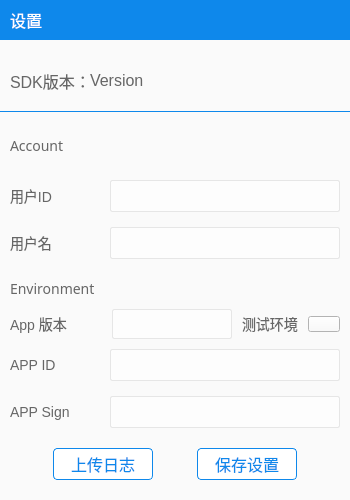
<?xml version="1.0" encoding="UTF-8"?>
<ui version="4.0">
 <class>ZegoSettingsDialog</class>
 <widget class="QDialog" name="ZegoSettingsDialog">
  <property name="geometry">
   <rect>
    <x>0</x>
    <y>0</y>
    <width>350</width>
    <height>500</height>
   </rect>
  </property>
  <property name="minimumSize">
   <size>
    <width>350</width>
    <height>500</height>
   </size>
  </property>
  <property name="maximumSize">
   <size>
    <width>350</width>
    <height>500</height>
   </size>
  </property>
  <property name="windowTitle">
   <string>ZegoAudioLive</string>
  </property>
  <property name="styleSheet">
   <string notr="true">background-color: #fafafa;</string>
  </property>
  <layout class="QVBoxLayout" name="verticalLayout_11">
   <property name="spacing">
    <number>0</number>
   </property>
   <property name="leftMargin">
    <number>0</number>
   </property>
   <property name="topMargin">
    <number>0</number>
   </property>
   <property name="rightMargin">
    <number>0</number>
   </property>
   <property name="bottomMargin">
    <number>0</number>
   </property>
   <item>
    <layout class="QVBoxLayout" name="verticalLayout_9">
     <property name="spacing">
      <number>0</number>
     </property>
     <property name="bottomMargin">
      <number>0</number>
     </property>
     <item>
      <widget class="QWidget" name="m_zoneTitle" native="true">
       <property name="sizePolicy">
        <sizepolicy hsizetype="Preferred" vsizetype="Fixed">
         <horstretch>0</horstretch>
         <verstretch>0</verstretch>
        </sizepolicy>
       </property>
       <property name="minimumSize">
        <size>
         <width>0</width>
         <height>40</height>
        </size>
       </property>
       <property name="maximumSize">
        <size>
         <width>16777215</width>
         <height>40</height>
        </size>
       </property>
       <property name="styleSheet">
        <string notr="true">background-color: #0e88eb;</string>
       </property>
       <layout class="QHBoxLayout" name="horizontalLayout_15">
        <property name="spacing">
         <number>0</number>
        </property>
        <property name="leftMargin">
         <number>0</number>
        </property>
        <property name="topMargin">
         <number>0</number>
        </property>
        <property name="rightMargin">
         <number>0</number>
        </property>
        <property name="bottomMargin">
         <number>0</number>
        </property>
        <item>
         <layout class="QHBoxLayout" name="horizontalLayout_14">
          <property name="spacing">
           <number>0</number>
          </property>
          <item>
           <spacer name="horizontalSpacer_4">
            <property name="orientation">
             <enum>Qt::Horizontal</enum>
            </property>
            <property name="sizeType">
             <enum>QSizePolicy::Fixed</enum>
            </property>
            <property name="sizeHint" stdset="0">
             <size>
              <width>10</width>
              <height>20</height>
             </size>
            </property>
           </spacer>
          </item>
          <item>
           <widget class="QLabel" name="m_lbTitle">
            <property name="styleSheet">
             <string notr="true">font-family: 微软雅黑;
	 font-size: 16px;
     color: #ffffff;</string>
            </property>
            <property name="text">
             <string>设置</string>
            </property>
           </widget>
          </item>
          <item>
           <spacer name="horizontalSpacer_5">
            <property name="orientation">
             <enum>Qt::Horizontal</enum>
            </property>
            <property name="sizeHint" stdset="0">
             <size>
              <width>40</width>
              <height>20</height>
             </size>
            </property>
           </spacer>
          </item>
          <item>
           <widget class="ZegoImageButton" name="m_bMin">
            <property name="sizePolicy">
             <sizepolicy hsizetype="Fixed" vsizetype="Fixed">
              <horstretch>0</horstretch>
              <verstretch>0</verstretch>
             </sizepolicy>
            </property>
            <property name="minimumSize">
             <size>
              <width>40</width>
              <height>40</height>
             </size>
            </property>
            <property name="maximumSize">
             <size>
              <width>40</width>
              <height>40</height>
             </size>
            </property>
            <property name="styleSheet">
             <string notr="true">QPushButton:!hover{
    border: 1px solid #0e88eb;
    background-color: #0e88eb;
}

QPushButton:hover{
    border: 1px solid #0d80de;
    background-color: #0d80de;
}

QPushButton:hover:pressed{
    border: 1px solid #0d79d1;
    background-color: #0d79d1;
}</string>
            </property>
            <property name="text">
             <string/>
            </property>
            <property name="icon">
             <iconset>
              <normaloff>:/Resources/images/min.png</normaloff>:/Resources/images/min.png</iconset>
            </property>
           </widget>
          </item>
          <item>
           <widget class="ZegoImageButton" name="m_bClose">
            <property name="sizePolicy">
             <sizepolicy hsizetype="Fixed" vsizetype="Fixed">
              <horstretch>0</horstretch>
              <verstretch>0</verstretch>
             </sizepolicy>
            </property>
            <property name="minimumSize">
             <size>
              <width>50</width>
              <height>40</height>
             </size>
            </property>
            <property name="maximumSize">
             <size>
              <width>50</width>
              <height>40</height>
             </size>
            </property>
            <property name="styleSheet">
             <string notr="true">QPushButton:!hover{
    border: 1px solid #0e88eb;
    background-color: #0e88eb;
}

QPushButton:hover{
    border: 1px solid #0d80de;
    background-color: #0d80de;
}

QPushButton:hover:pressed{
    border: 1px solid #0d79d1;
    background-color: #0d79d1;
}</string>
            </property>
            <property name="text">
             <string/>
            </property>
            <property name="icon">
             <iconset>
              <normaloff>:/Resources/images/close.png</normaloff>:/Resources/images/close.png</iconset>
            </property>
           </widget>
          </item>
         </layout>
        </item>
       </layout>
      </widget>
     </item>
     <item>
      <spacer name="verticalSpacer_11">
       <property name="orientation">
        <enum>Qt::Vertical</enum>
       </property>
       <property name="sizeType">
        <enum>QSizePolicy::Preferred</enum>
       </property>
       <property name="sizeHint" stdset="0">
        <size>
         <width>20</width>
         <height>10</height>
        </size>
       </property>
      </spacer>
     </item>
     <item>
      <layout class="QVBoxLayout" name="verticalLayout_7" stretch="1,0,6">
       <property name="spacing">
        <number>0</number>
       </property>
       <item>
        <widget class="QWidget" name="m_zoneSdkVersion" native="true">
         <layout class="QHBoxLayout" name="horizontalLayout_7">
          <property name="spacing">
           <number>0</number>
          </property>
          <property name="leftMargin">
           <number>0</number>
          </property>
          <property name="topMargin">
           <number>0</number>
          </property>
          <property name="rightMargin">
           <number>0</number>
          </property>
          <property name="bottomMargin">
           <number>0</number>
          </property>
          <item>
           <spacer name="horizontalSpacer_6">
            <property name="orientation">
             <enum>Qt::Horizontal</enum>
            </property>
            <property name="sizeType">
             <enum>QSizePolicy::Fixed</enum>
            </property>
            <property name="sizeHint" stdset="0">
             <size>
              <width>10</width>
              <height>20</height>
             </size>
            </property>
           </spacer>
          </item>
          <item>
           <layout class="QHBoxLayout" name="horizontalLayout_5">
            <property name="spacing">
             <number>0</number>
            </property>
            <property name="rightMargin">
             <number>0</number>
            </property>
            <item>
             <widget class="QLabel" name="m_lbSdkTitle">
              <property name="minimumSize">
               <size>
                <width>80</width>
                <height>0</height>
               </size>
              </property>
              <property name="maximumSize">
               <size>
                <width>80</width>
                <height>16777215</height>
               </size>
              </property>
              <property name="styleSheet">
               <string notr="true">font-family: 微软雅黑;
font-size: 16px;
color: #666666;</string>
              </property>
              <property name="text">
               <string>SDK版本：</string>
              </property>
             </widget>
            </item>
            <item>
             <widget class="QLabel" name="m_lbSdkVersion">
              <property name="styleSheet">
               <string notr="true">font-family: 微软雅黑;
font-size: 16px;
color: #666666;</string>
              </property>
              <property name="text">
               <string>Version</string>
              </property>
              <property name="wordWrap">
               <bool>true</bool>
              </property>
             </widget>
            </item>
           </layout>
          </item>
         </layout>
        </widget>
       </item>
       <item>
        <widget class="Line" name="m_hLine">
         <property name="minimumSize">
          <size>
           <width>0</width>
           <height>1</height>
          </size>
         </property>
         <property name="maximumSize">
          <size>
           <width>16777215</width>
           <height>1</height>
          </size>
         </property>
         <property name="styleSheet">
          <string notr="true">border: none;
background-color: #0e88eb;</string>
         </property>
         <property name="orientation">
          <enum>Qt::Horizontal</enum>
         </property>
        </widget>
       </item>
       <item>
        <layout class="QHBoxLayout" name="horizontalLayout_13" stretch="0,0,0">
         <property name="spacing">
          <number>0</number>
         </property>
         <property name="leftMargin">
          <number>0</number>
         </property>
         <property name="rightMargin">
          <number>0</number>
         </property>
         <item>
          <spacer name="horizontalSpacer_7">
           <property name="orientation">
            <enum>Qt::Horizontal</enum>
           </property>
           <property name="sizeType">
            <enum>QSizePolicy::Fixed</enum>
           </property>
           <property name="sizeHint" stdset="0">
            <size>
             <width>10</width>
             <height>20</height>
            </size>
           </property>
          </spacer>
         </item>
         <item>
          <widget class="QWidget" name="m_zoneUserConfig" native="true">
           <layout class="QVBoxLayout" name="verticalLayout_3">
            <property name="spacing">
             <number>0</number>
            </property>
            <property name="leftMargin">
             <number>0</number>
            </property>
            <property name="topMargin">
             <number>0</number>
            </property>
            <property name="rightMargin">
             <number>0</number>
            </property>
            <property name="bottomMargin">
             <number>0</number>
            </property>
            <item>
             <layout class="QVBoxLayout" name="verticalLayout_10">
              <property name="spacing">
               <number>0</number>
              </property>
              <item>
               <spacer name="verticalSpacer_7">
                <property name="orientation">
                 <enum>Qt::Vertical</enum>
                </property>
                <property name="sizeType">
                 <enum>QSizePolicy::Fixed</enum>
                </property>
                <property name="sizeHint" stdset="0">
                 <size>
                  <width>20</width>
                  <height>10</height>
                 </size>
                </property>
               </spacer>
              </item>
              <item>
               <widget class="QLabel" name="m_lbAccount">
                <property name="font">
                 <font>
                  <family>微软雅黑</family>
                  <pointsize>-1</pointsize>
                 </font>
                </property>
                <property name="styleSheet">
                 <string notr="true"> QLabel{
     font-family: 微软雅黑;
     font-size: 14px;
	 color: #666666;
 }</string>
                </property>
                <property name="text">
                 <string>Account</string>
                </property>
               </widget>
              </item>
              <item>
               <spacer name="verticalSpacer_10">
                <property name="orientation">
                 <enum>Qt::Vertical</enum>
                </property>
                <property name="sizeType">
                 <enum>QSizePolicy::Fixed</enum>
                </property>
                <property name="sizeHint" stdset="0">
                 <size>
                  <width>20</width>
                  <height>10</height>
                 </size>
                </property>
               </spacer>
              </item>
              <item>
               <layout class="QVBoxLayout" name="verticalLayout_8">
                <property name="spacing">
                 <number>15</number>
                </property>
                <item>
                 <layout class="QHBoxLayout" name="horizontalLayout_16">
                  <property name="spacing">
                   <number>0</number>
                  </property>
                  <item>
                   <widget class="QLabel" name="m_lbUserId">
                    <property name="styleSheet">
                     <string notr="true"> QLabel{
     font-family: 微软雅黑;
     font-size: 14px;
	 color: #666666;
 }</string>
                    </property>
                    <property name="text">
                     <string>用户ID</string>
                    </property>
                   </widget>
                  </item>
                  <item>
                   <spacer name="horizontalSpacer_17">
                    <property name="orientation">
                     <enum>Qt::Horizontal</enum>
                    </property>
                    <property name="sizeHint" stdset="0">
                     <size>
                      <width>40</width>
                      <height>20</height>
                     </size>
                    </property>
                   </spacer>
                  </item>
                  <item>
                   <widget class="QLineEdit" name="m_strEdUserId">
                    <property name="minimumSize">
                     <size>
                      <width>230</width>
                      <height>32</height>
                     </size>
                    </property>
                    <property name="maximumSize">
                     <size>
                      <width>230</width>
                      <height>32</height>
                     </size>
                    </property>
                    <property name="focusPolicy">
                     <enum>Qt::ClickFocus</enum>
                    </property>
                    <property name="styleSheet">
                     <string notr="true">QLineEdit{
     padding-left: 10px;
 }

 QLineEdit:!hover{
     border: 1px solid #e6e6e6;
     border-radius: 2px;
     font-family: 微软雅黑;
     font-size: 16px;
	 background-color: #fdfdfd;
	 color: #666666;
 }

 QLineEdit:hover:!focus{
     border: 1px solid #0e88eb;
     border-radius: 2px;
     font-family: 微软雅黑;
     font-size: 16px;
	 background-color: #fdfdfd;
	 color: #666666;
 }

 QLineEdit:focus{
     border: 1px solid #0e88eb;
     border-radius: 2px;
     font-family: 微软雅黑;
     font-size: 16px;
	 background-color: #ffffff;
 }</string>
                    </property>
                   </widget>
                  </item>
                 </layout>
                </item>
                <item>
                 <layout class="QHBoxLayout" name="horizontalLayout_17">
                  <property name="spacing">
                   <number>0</number>
                  </property>
                  <item>
                   <widget class="QLabel" name="m_lbUserName">
                    <property name="styleSheet">
                     <string notr="true"> QLabel{
     font-family: 微软雅黑;
     font-size: 14px;
	 color: #666666;
 }</string>
                    </property>
                    <property name="text">
                     <string>用户名</string>
                    </property>
                   </widget>
                  </item>
                  <item>
                   <spacer name="horizontalSpacer_18">
                    <property name="orientation">
                     <enum>Qt::Horizontal</enum>
                    </property>
                    <property name="sizeHint" stdset="0">
                     <size>
                      <width>40</width>
                      <height>20</height>
                     </size>
                    </property>
                   </spacer>
                  </item>
                  <item>
                   <widget class="QLineEdit" name="m_strEdUserName">
                    <property name="minimumSize">
                     <size>
                      <width>230</width>
                      <height>32</height>
                     </size>
                    </property>
                    <property name="maximumSize">
                     <size>
                      <width>230</width>
                      <height>32</height>
                     </size>
                    </property>
                    <property name="focusPolicy">
                     <enum>Qt::StrongFocus</enum>
                    </property>
                    <property name="styleSheet">
                     <string notr="true">QLineEdit{
     padding-left: 10px;
 }

 QLineEdit:!hover{
     border: 1px solid #e6e6e6;
     border-radius: 2px;
     font-family: 微软雅黑;
     font-size: 16px;
	 background-color: #fdfdfd;
	 color: #666666;
 }

 QLineEdit:hover:!focus{
     border: 1px solid #0e88eb;
     border-radius: 2px;
     font-family: 微软雅黑;
     font-size: 16px;
	 background-color: #fdfdfd;
	 color: #666666;
 }

 QLineEdit:focus{
     border: 1px solid #0e88eb;
     border-radius: 2px;
     font-family: 微软雅黑;
     font-size: 16px;
	 background-color: #ffffff;
 }</string>
                    </property>
                   </widget>
                  </item>
                 </layout>
                </item>
               </layout>
              </item>
             </layout>
            </item>
            <item>
             <layout class="QVBoxLayout" name="verticalLayout_2">
              <property name="spacing">
               <number>0</number>
              </property>
              <item>
               <spacer name="verticalSpacer">
                <property name="orientation">
                 <enum>Qt::Vertical</enum>
                </property>
                <property name="sizeType">
                 <enum>QSizePolicy::Fixed</enum>
                </property>
                <property name="sizeHint" stdset="0">
                 <size>
                  <width>20</width>
                  <height>20</height>
                 </size>
                </property>
               </spacer>
              </item>
              <item>
               <widget class="QLabel" name="label_4">
                <property name="font">
                 <font>
                  <family>微软雅黑</family>
                  <pointsize>-1</pointsize>
                 </font>
                </property>
                <property name="styleSheet">
                 <string notr="true">font-family: 微软雅黑;
     font-size: 14px;
	 color: #666666;</string>
                </property>
                <property name="text">
                 <string>Environment</string>
                </property>
               </widget>
              </item>
              <item>
               <spacer name="verticalSpacer_9">
                <property name="orientation">
                 <enum>Qt::Vertical</enum>
                </property>
                <property name="sizeType">
                 <enum>QSizePolicy::Fixed</enum>
                </property>
                <property name="sizeHint" stdset="0">
                 <size>
                  <width>20</width>
                  <height>10</height>
                 </size>
                </property>
               </spacer>
              </item>
              <item>
               <layout class="QHBoxLayout" name="horizontalLayout_3">
                <property name="spacing">
                 <number>0</number>
                </property>
                <property name="rightMargin">
                 <number>0</number>
                </property>
                <item>
                 <layout class="QHBoxLayout" name="horizontalLayout">
                  <property name="spacing">
                   <number>0</number>
                  </property>
                  <item>
                   <widget class="QLabel" name="label_7">
                    <property name="styleSheet">
                     <string notr="true">font-family: 微软雅黑;
     font-size: 14px;
	 color: #666666;</string>
                    </property>
                    <property name="text">
                     <string>App 版本</string>
                    </property>
                   </widget>
                  </item>
                  <item>
                   <spacer name="horizontalSpacer_22">
                    <property name="orientation">
                     <enum>Qt::Horizontal</enum>
                    </property>
                    <property name="sizeHint" stdset="0">
                     <size>
                      <width>40</width>
                      <height>20</height>
                     </size>
                    </property>
                   </spacer>
                  </item>
                  <item>
                   <widget class="QComboBox" name="m_cbAppVersion">
                    <property name="minimumSize">
                     <size>
                      <width>120</width>
                      <height>30</height>
                     </size>
                    </property>
                    <property name="maximumSize">
                     <size>
                      <width>120</width>
                      <height>30</height>
                     </size>
                    </property>
                    <property name="styleSheet">
                     <string notr="true"> QComboBox{
     padding-left: 10px;
 }

 QComboBox:!enabled{
    border: 1px solid #e6e6e6;
    border-radius: 2px;
    font-family: 微软雅黑;
    font-size: 16px;
	background-color: #fdfdfd;
	color: #cccccc;
 }

 QComboBox:enabled:!hover{
    border: 1px solid #e6e6e6;
    border-radius: 2px;
    font-family: 微软雅黑;
    font-size: 16px;
	background-color: #fdfdfd;
	color: #666666;
}
QComboBox:enabled:hover{
     border: 1px solid #0e88eb;
     border-radius: 2px;
     font-family: 微软雅黑;
     font-size: 16px;
	 background-color: #fdfdfd;
	 color: #666666;
}

QComboBox::drop-down{
    subcontrol-origin: padding;
    subcontrol-position: top right;
    width: 20px;
 
    border-left-width: 1px;

    border-top-right-radius: 2px; /* same radius as the QComboBox */
    border-bottom-right-radius: 2px;

 }

 QComboBox::down-arrow{

     border-image: url(:/Resources/images/down_arrow.png);
 }

 
  QComboBox QAbstractItemView{
     font-family: 微软雅黑;
     font-size: 14px;
     border: 1px solid #0e88eb;
	 background-color: #ffffff;
	 border-radius: 2px;
	 
  }

 QComboBox QAbstractItemView::item{
     
     height: 32px;
	 font-family: 微软雅黑;
     font-size: 14px;
	 color: #666666;
	 background-color: #ffffff;
	 padding-left: 10px;
	 padding-right: 10px;
 }

 QComboBox QAbstractItemView::item:hover{
     
     height: 32px;
	 font-family: 微软雅黑;
     font-size: 14px;
	 color: #ffffff;
	 background-color: #0e88eb;
	 padding-left: 10px;
	 padding-right: 10px;
 }</string>
                    </property>
                   </widget>
                  </item>
                 </layout>
                </item>
                <item>
                 <spacer name="horizontalSpacer_3">
                  <property name="orientation">
                   <enum>Qt::Horizontal</enum>
                  </property>
                  <property name="sizeType">
                   <enum>QSizePolicy::Fixed</enum>
                  </property>
                  <property name="sizeHint" stdset="0">
                   <size>
                    <width>10</width>
                    <height>10</height>
                   </size>
                  </property>
                 </spacer>
                </item>
                <item>
                 <layout class="QHBoxLayout" name="horizontalLayout_2">
                  <property name="spacing">
                   <number>0</number>
                  </property>
                  <item>
                   <widget class="QLabel" name="label_8">
                    <property name="styleSheet">
                     <string notr="true">font-family: 微软雅黑;
     font-size: 14px;
	 color: #666666;</string>
                    </property>
                    <property name="text">
                     <string>测试环境</string>
                    </property>
                   </widget>
                  </item>
                  <item>
                   <spacer name="horizontalSpacer_12">
                    <property name="orientation">
                     <enum>Qt::Horizontal</enum>
                    </property>
                    <property name="sizeType">
                     <enum>QSizePolicy::Fixed</enum>
                    </property>
                    <property name="sizeHint" stdset="0">
                     <size>
                      <width>10</width>
                      <height>20</height>
                     </size>
                    </property>
                   </spacer>
                  </item>
                  <item>
                   <widget class="ZegoSwitchButton" name="m_switchTestEnv">
                    <property name="minimumSize">
                     <size>
                      <width>32</width>
                      <height>16</height>
                     </size>
                    </property>
                    <property name="maximumSize">
                     <size>
                      <width>32</width>
                      <height>16</height>
                     </size>
                    </property>
                    <property name="styleSheet">
                     <string notr="true">QPushButton:!checked{
     border-image: url(:/Resources/images/switch_off.png);
 }

 QPushButton:checked{
     border-image: url(:/Resources/images/switch_on.png);
 }</string>
                    </property>
                    <property name="text">
                     <string/>
                    </property>
                    <property name="checkable">
                     <bool>true</bool>
                    </property>
                   </widget>
                  </item>
                 </layout>
                </item>
               </layout>
              </item>
              <item>
               <spacer name="verticalSpacer_2">
                <property name="orientation">
                 <enum>Qt::Vertical</enum>
                </property>
                <property name="sizeType">
                 <enum>QSizePolicy::Fixed</enum>
                </property>
                <property name="sizeHint" stdset="0">
                 <size>
                  <width>20</width>
                  <height>10</height>
                 </size>
                </property>
               </spacer>
              </item>
              <item>
               <layout class="QVBoxLayout" name="verticalLayout">
                <property name="spacing">
                 <number>15</number>
                </property>
                <item>
                 <layout class="QHBoxLayout" name="horizontalLayout_18">
                  <property name="spacing">
                   <number>0</number>
                  </property>
                  <item>
                   <widget class="QLabel" name="m_lbAPPID_2">
                    <property name="styleSheet">
                     <string notr="true"> QLabel{
     font-family: 微软雅黑;
     font-size: 14px;
	 color: #666666;
 }</string>
                    </property>
                    <property name="text">
                     <string>APP ID</string>
                    </property>
                   </widget>
                  </item>
                  <item>
                   <spacer name="horizontalSpacer_19">
                    <property name="orientation">
                     <enum>Qt::Horizontal</enum>
                    </property>
                    <property name="sizeHint" stdset="0">
                     <size>
                      <width>40</width>
                      <height>20</height>
                     </size>
                    </property>
                   </spacer>
                  </item>
                  <item>
                   <widget class="QLineEdit" name="m_strEdAPPID">
                    <property name="minimumSize">
                     <size>
                      <width>230</width>
                      <height>32</height>
                     </size>
                    </property>
                    <property name="maximumSize">
                     <size>
                      <width>230</width>
                      <height>32</height>
                     </size>
                    </property>
                    <property name="focusPolicy">
                     <enum>Qt::ClickFocus</enum>
                    </property>
                    <property name="styleSheet">
                     <string notr="true">QLineEdit{
     padding-left: 10px;
 }

 QLineEdit:!hover{
     border: 1px solid #e6e6e6;
     border-radius: 2px;
     font-family: 微软雅黑;
     font-size: 16px;
	 background-color: #fdfdfd;
	 color: #666666;
 }

 QLineEdit:hover:!focus{
     border: 1px solid #0e88eb;
     border-radius: 2px;
     font-family: 微软雅黑;
     font-size: 16px;
	 background-color: #fdfdfd;
	 color: #666666;
 }

 QLineEdit:focus{
     border: 1px solid #0e88eb;
     border-radius: 2px;
     font-family: 微软雅黑;
     font-size: 16px;
	 background-color: #ffffff;
 }</string>
                    </property>
                   </widget>
                  </item>
                 </layout>
                </item>
                <item>
                 <layout class="QHBoxLayout" name="horizontalLayout_19">
                  <property name="spacing">
                   <number>0</number>
                  </property>
                  <item>
                   <widget class="QLabel" name="m_lbAPPSign_2">
                    <property name="styleSheet">
                     <string notr="true"> QLabel{
     font-family: 微软雅黑;
     font-size: 14px;
	 color: #666666;
 }</string>
                    </property>
                    <property name="text">
                     <string>APP Sign</string>
                    </property>
                   </widget>
                  </item>
                  <item>
                   <spacer name="horizontalSpacer_20">
                    <property name="orientation">
                     <enum>Qt::Horizontal</enum>
                    </property>
                    <property name="sizeHint" stdset="0">
                     <size>
                      <width>40</width>
                      <height>20</height>
                     </size>
                    </property>
                   </spacer>
                  </item>
                  <item>
                   <widget class="QLineEdit" name="m_strEdAPPSign">
                    <property name="minimumSize">
                     <size>
                      <width>230</width>
                      <height>32</height>
                     </size>
                    </property>
                    <property name="maximumSize">
                     <size>
                      <width>230</width>
                      <height>32</height>
                     </size>
                    </property>
                    <property name="focusPolicy">
                     <enum>Qt::StrongFocus</enum>
                    </property>
                    <property name="styleSheet">
                     <string notr="true">QLineEdit{
     padding-left: 10px;
 }

 QLineEdit:!hover{
     border: 1px solid #e6e6e6;
     border-radius: 2px;
     font-family: 微软雅黑;
     font-size: 16px;
	 background-color: #fdfdfd;
	 color: #666666;
 }

 QLineEdit:hover:!focus{
     border: 1px solid #0e88eb;
     border-radius: 2px;
     font-family: 微软雅黑;
     font-size: 16px;
	 background-color: #fdfdfd;
	 color: #666666;
 }

 QLineEdit:focus{
     border: 1px solid #0e88eb;
     border-radius: 2px;
     font-family: 微软雅黑;
     font-size: 16px;
	 background-color: #ffffff;
 }</string>
                    </property>
                   </widget>
                  </item>
                 </layout>
                </item>
               </layout>
              </item>
              <item>
               <spacer name="verticalSpacer_4">
                <property name="orientation">
                 <enum>Qt::Vertical</enum>
                </property>
                <property name="sizeType">
                 <enum>QSizePolicy::Fixed</enum>
                </property>
                <property name="sizeHint" stdset="0">
                 <size>
                  <width>20</width>
                  <height>20</height>
                 </size>
                </property>
               </spacer>
              </item>
             </layout>
            </item>
            <item>
             <layout class="QHBoxLayout" name="horizontalLayout_4">
              <property name="spacing">
               <number>0</number>
              </property>
              <item>
               <spacer name="horizontalSpacer_2">
                <property name="orientation">
                 <enum>Qt::Horizontal</enum>
                </property>
                <property name="sizeHint" stdset="0">
                 <size>
                  <width>40</width>
                  <height>20</height>
                 </size>
                </property>
               </spacer>
              </item>
              <item>
               <widget class="QPushButton" name="m_bUploadLog">
                <property name="minimumSize">
                 <size>
                  <width>100</width>
                  <height>32</height>
                 </size>
                </property>
                <property name="maximumSize">
                 <size>
                  <width>100</width>
                  <height>32</height>
                 </size>
                </property>
                <property name="styleSheet">
                 <string notr="true">QPushButton{
    padding-left: 10px;
    padding-right: 10px;
}

QPushButton:!hover{
     font-family: 微软雅黑;
     font-size: 16px;
	 border-radius: 4px;
     border: 1px solid #0e88eb;
     background-color: #ffffff;
     color: #0e88eb;
 }

 QPushButton:hover:!pressed{
     font-family: 微软雅黑;
     font-size: 16px;
	 border-radius: 4px;
     border: 1px solid #0e88eb;
     background-color: #0e88eb;
     color: #ffffff;
 }

 QPushButton:hover:pressed{
     font-family: 微软雅黑;
     font-size: 16px;
	 border-radius: 4px;
     border: 1px solid #0d80de;
     background-color: #0d80de;
     color: #ffffff;
 }</string>
                </property>
                <property name="text">
                 <string>上传日志</string>
                </property>
               </widget>
              </item>
              <item>
               <spacer name="horizontalSpacer_8">
                <property name="orientation">
                 <enum>Qt::Horizontal</enum>
                </property>
                <property name="sizeHint" stdset="0">
                 <size>
                  <width>40</width>
                  <height>20</height>
                 </size>
                </property>
               </spacer>
              </item>
              <item>
               <widget class="QPushButton" name="m_bSaveSettings">
                <property name="sizePolicy">
                 <sizepolicy hsizetype="Fixed" vsizetype="Fixed">
                  <horstretch>0</horstretch>
                  <verstretch>0</verstretch>
                 </sizepolicy>
                </property>
                <property name="minimumSize">
                 <size>
                  <width>100</width>
                  <height>32</height>
                 </size>
                </property>
                <property name="maximumSize">
                 <size>
                  <width>100</width>
                  <height>32</height>
                 </size>
                </property>
                <property name="styleSheet">
                 <string notr="true">QPushButton:!enabled{
		font-family: 微软雅黑;
		font-size: 16px;
		border: 1px solid #cccccc;
		border-radius: 4px;
		background-color: #ffffff;
		color: #cccccc;
}

QPushButton:enabled:!hover{
     font-family: 微软雅黑;
     font-size: 16px;
	 border-radius: 4px;
     border: 1px solid #0e88eb;
     background-color: #ffffff;
     color: #0e88eb;
 }

 QPushButton:enabled:hover:!pressed{
     font-family: 微软雅黑;
     font-size: 16px;
	 border-radius: 4px;
     border: 1px solid #0e88eb;
     background-color: #0e88eb;
     color: #ffffff;
 }

 QPushButton:enabled:hover:pressed{
     font-family: 微软雅黑;
     font-size: 16px;
	 border-radius: 4px;
     border: 1px solid #0d80de;
     background-color: #0d80de;
     color: #ffffff;
 }</string>
                </property>
                <property name="text">
                 <string>保存设置</string>
                </property>
               </widget>
              </item>
              <item>
               <spacer name="horizontalSpacer_9">
                <property name="orientation">
                 <enum>Qt::Horizontal</enum>
                </property>
                <property name="sizeHint" stdset="0">
                 <size>
                  <width>40</width>
                  <height>20</height>
                 </size>
                </property>
               </spacer>
              </item>
             </layout>
            </item>
           </layout>
          </widget>
         </item>
         <item>
          <spacer name="horizontalSpacer_10">
           <property name="orientation">
            <enum>Qt::Horizontal</enum>
           </property>
           <property name="sizeType">
            <enum>QSizePolicy::Fixed</enum>
           </property>
           <property name="sizeHint" stdset="0">
            <size>
             <width>10</width>
             <height>20</height>
            </size>
           </property>
          </spacer>
         </item>
        </layout>
       </item>
      </layout>
     </item>
     <item>
      <spacer name="verticalSpacer_19">
       <property name="orientation">
        <enum>Qt::Vertical</enum>
       </property>
       <property name="sizeType">
        <enum>QSizePolicy::Fixed</enum>
       </property>
       <property name="sizeHint" stdset="0">
        <size>
         <width>20</width>
         <height>20</height>
        </size>
       </property>
      </spacer>
     </item>
    </layout>
   </item>
  </layout>
 </widget>
 <customwidgets>
  <customwidget>
   <class>ZegoImageButton</class>
   <extends>QPushButton</extends>
   <header location="global">ZegoImageButton.h</header>
  </customwidget>
  <customwidget>
   <class>ZegoSwitchButton</class>
   <extends>QPushButton</extends>
   <header location="global">ZegoSwitchButton.h</header>
  </customwidget>
 </customwidgets>
 <resources>
  <include location="style.qrc"/>
 </resources>
 <connections/>
</ui>
